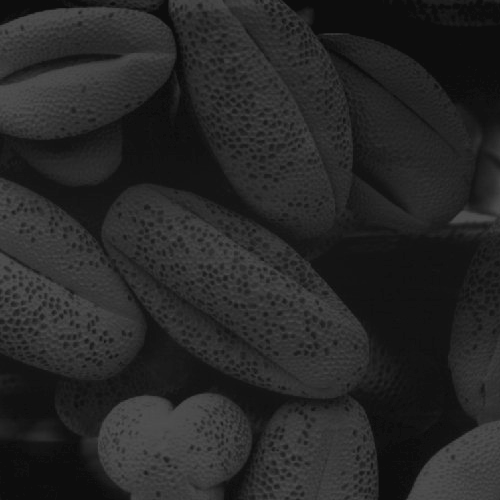
#> input picture 201810224331余杰聪/rice.bmp, 500 x 500 px
$ python '直方图均衡化.py'
#> lines starting #> are read from the running program, lines starting #| are printed output that depends on the picture
import matplotlib.pyplot as plt
import numpy as np
from PIL import Image
gray_level = 256  # 灰度级


def pixel_probability(img):
    """
    计算像素值出现概率
    :param img:
    :return:
    """
    assert isinstance(img, np.ndarray)

    prob = np.zeros(shape=(256))

    for rv in img:
        for cv in rv:
            prob[cv] += 1

    r, c = img.shape
    prob = prob / (r * c)

    return prob


def probability_to_histogram(img, prob):
    """
    根据像素概率将原始图像直方图均衡化
    :param img:
    :param prob:
    :return: 直方图均衡化后的图像
    """
    prob = np.cumsum(prob)  # 累计概率

    img_map = [int(i * prob[i]) for i in range(256)]  # 像素值映射

   # 像素值替换
    assert isinstance(img, np.ndarray)
    r, c = img.shape
    for ri in range(r):
        for ci in range(c):
            img[ri, ci] = img_map[img[ri, ci]]

    return img


def plot(y, name):
    """
    画直方图，len(y)==gray_level
    :param y: 概率值
    :param name:
    :return:
    """
    plt.figure(num=name)
    plt.bar([i for i in range(gray_level)], y, width=1)


if __name__ == '__main__':

    img = Image.open('rice.bmp')  # 读取灰度图
#> img is the input picture: PIL image 500x500 L; min 13, max 83, mean 38.7
    img=np.array(img)
    prob = pixel_probability(img)
#> after the loop in pixel_probability, `for rv in img:`: prob = 256 values, max 17718 at index 13, min 0 at index 0, mean 976.6
#> in pixel_probability, `prob = prob / (r * c)`: prob = 256 values, max 0.0709 at index 13, min 0 at index 0, mean 0.00391
    plot(prob, "原图直方图")

    # 直方图均衡化
    img = probability_to_histogram(img, prob)
#> in probability_to_histogram, `prob = np.cumsum(prob)`: prob = 256 values from 0 to 1
#> in probability_to_histogram, `img_map = [int(i * prob[i]) for i in range(256)]`: img_map = 256 values from 0 to 255

    prob = pixel_probability(img)
#> prob = 256 values, max 0.0713 at index 0, min 0 at index 18, mean 0.00391
    plot(prob, "直方图均衡化结果")

    plt.show()
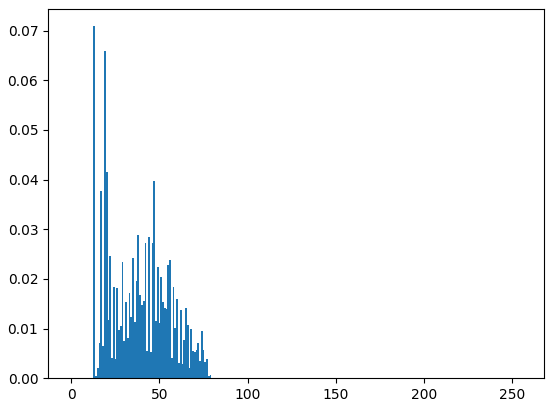
#> figure drawn by matplotlib, 1 panel; tallest bar 0.0709 high, from x = 12.5 to 13.5
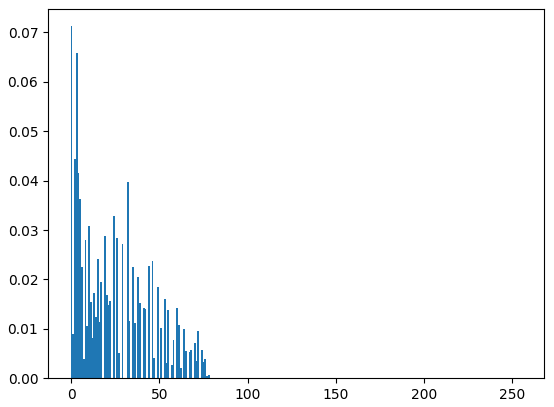
#> figure drawn by matplotlib, 1 panel; tallest bar 0.0713 high, from x = -0.5 to 0.5

$ run again, with 201810224331余杰聪/woman.bmp copied over 201810224331余杰聪/rice.bmp
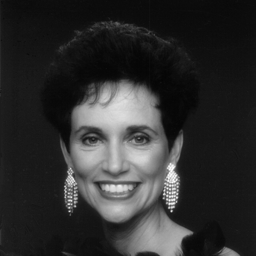
#> input picture 201810224331余杰聪/woman.bmp, 256 x 256 px
#> img is the input picture: PIL image 256x256 L; min 4, max 255, mean 47
#> after the loop in pixel_probability, `for rv in img:`: prob = 256 values, max 4118 at index 22, min 0 at index 0, mean 256
#> in pixel_probability, `prob = prob / (r * c)`: prob = 256 values, max 0.0628 at index 22, min 0 at index 0, mean 0.00391
#> in probability_to_histogram, `prob = np.cumsum(prob)`: prob = 256 values from 0 to 1
#> img_map = 256 values from 0 to 255
#> `prob = pixel_probability(img)`: prob = 256 values, max 0.0878 at index 1, min 0 at index 9, mean 0.00391
#> `plt.show()`:
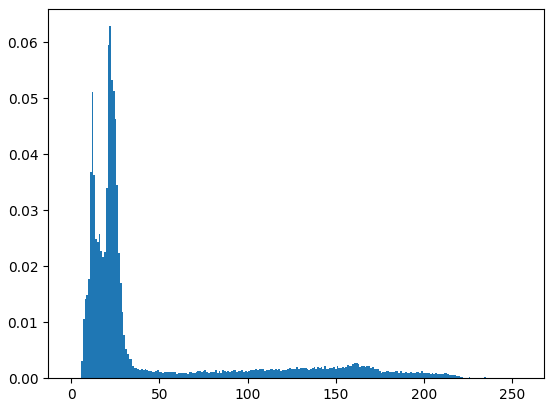
#> figure drawn by matplotlib, 1 panel; tallest bar 0.0628 high, from x = 21.5 to 22.5
#> `plt.show()`:
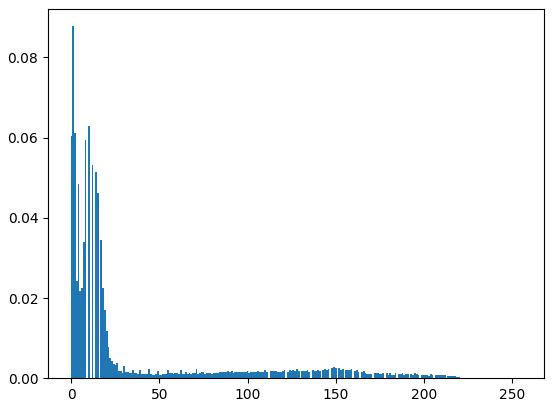
#> figure drawn by matplotlib, 1 panel; tallest bar 0.0878 high, from x = 0.5 to 1.5
